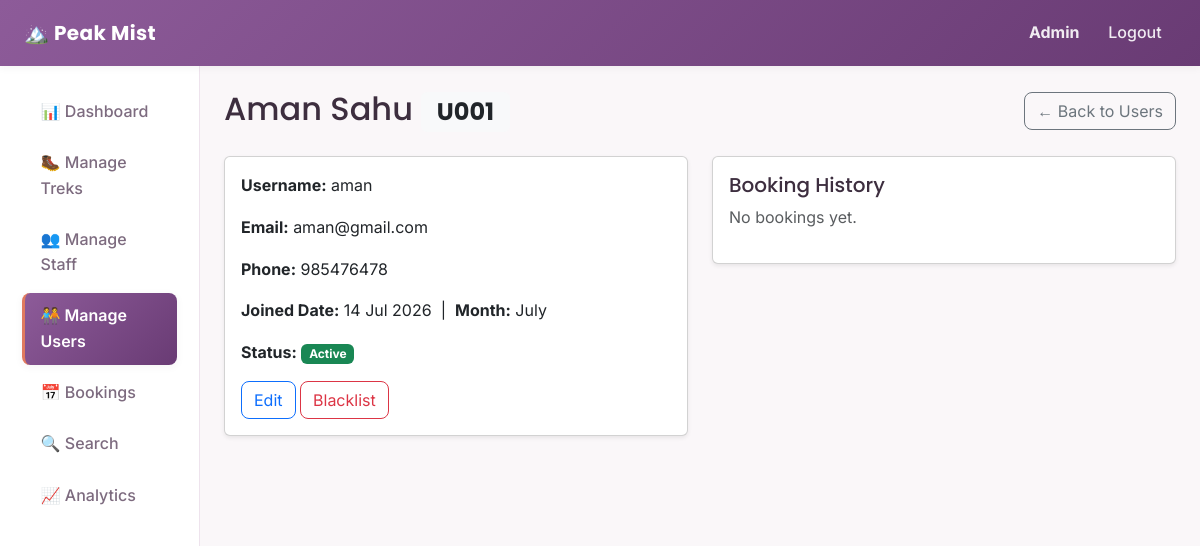
The page /admin/users/2 (signed in) on the database its author committed.
### backend/models.py (models this page shows, shortened)
class User(db.Model, UserMixin):
    __tablename__ = "users"
    id = db.Column(db.Integer, primary_key=True)
    username = db.Column(db.String(80), unique=True, nullable=False)
    password_hash = db.Column(db.String(200), nullable=False)
    full_name = db.Column(db.String(120), nullable=False)
    email = db.Column(db.String(120), unique=True, nullable=False)
    phone = db.Column(db.String(20), nullable=True)
    role = db.Column(db.String(20), nullable=False, default="user")
    is_blacklisted = db.Column(db.Boolean, default=False, nullable=False)
    created_at = db.Column(db.DateTime, default=datetime.utcnow)
    staff_profile = db.relationship(
        "StaffProfile",
        backref="user",
        uselist=False,
        cascade="all, delete-orphan"
    )
    bookings = db.relationship(
        "Booking",
        backref="user",
        cascade="all, delete-orphan"
    )

### backend/routes.py (the view)
@admin_bp.route("/users/<int:user_id>")
@login_required
@role_required("admin")
def user_detail(user_id):
    target_user = User.query.filter_by(id=user_id, role="user").first_or_404()
    _assign_scoped_user_ids([target_user])
    return render_template("admin/user_detail.html", user=target_user)

### backend/routes.py (called while the page is built)
def role_required(*allowed_roles):
    def decorator(view_function):
        @wraps(view_function)
        def wrapped_view(*args, **kwargs):
            if current_user.role not in allowed_roles:
                abort(403)
            return view_function(*args, **kwargs)
        return wrapped_view
    return decorator

def _assign_scoped_user_ids(users):
    ordered = User.query.filter_by(role="user").order_by(User.id).all()
    rank_by_id = {u.id: i for i, u in enumerate(ordered, start=1)}
    for u in users:
        u.scoped_display_id = f"U{rank_by_id.get(u.id, 0):03d}"
    return users

### templates/admin/user_detail.html (shortened to what this page needs)
{% extends "layout_dashboard.html" %}
{% import "admin/_status_badge.html" as badges %}
{% set active_page = 'users' %}
{% block content %}
<div class="d-flex justify-content-between align-items-center mb-4">
    <h2 class="mb-0">{{ user.full_name }} <span class="badge bg-light text-dark">{{ user.scoped_display_id }}</span></h2>
    <a href="{{ url_for('admin.users_list') }}" class="btn btn-outline-secondary">&larr; Back to Users</a>
</div>
<div class="row">
    <div class="col-md-6">
        <div class="card shadow-sm mb-4">
            <div class="card-body">
                <p><strong>Username:</strong> {{ user.username }}</p>
                <p><strong>Email:</strong> {{ user.email }}</p>
                <p><strong>Phone:</strong> {{ user.phone or "-" }}</p>
                <p><strong>Joined Date:</strong> {{ user.created_at.strftime('%d %b %Y') if user.created_at else "-" }}
                    &nbsp;|&nbsp;
                    <strong>Month:</strong> {{ user.created_at.strftime('%B') if user.created_at else "-" }}
                </p>
                <p>
                    <strong>Status:</strong>
                    {% if user.is_blacklisted %}
                        <span class="badge bg-danger">Blacklisted</span>
                    {% else %}
                        <span class="badge bg-success">Active</span>
                    {% endif %}
                </p>
                <a href="{{ url_for('admin.edit_user', user_id=user.id) }}" class="btn btn-outline-primary">Edit</a>
                <form method="POST" action="{{ url_for('admin.toggle_blacklist', user_id=user.id) }}" class="d-inline">
                    {% if user.is_blacklisted %}
                        <button type="submit" class="btn btn-outline-success">Un-blacklist</button>
                    {% else %}
                        <button type="submit" class="btn btn-outline-danger">Blacklist</button>
                    {% endif %}
                </form>
            </div>
        </div>
    </div>
    <div class="col-md-6">
        <div class="card shadow-sm">
            <div class="card-body">
                <h5>Booking History</h5>
                {% if user.bookings %}
                    <table class="table table-sm">
                        <thead><tr><th>Trek</th><th>Status</th><th>Date</th></tr></thead>
                        <tbody>
                            {% for booking in user.bookings %}
                            <tr>
                                <td>{{ booking.trek.name }}</td>
                                <td>{{ badges.status_badge(booking.status) }}</td>
                                <td>{{ booking.booking_date.strftime('%d %b %Y') }}</td>
                            </tr>
                            {% endfor %}
                        </tbody>
                    </table>
                {% else %}
                    <p class="text-muted">No bookings yet.</p>
                {% endif %}
            </div>
        </div>
    </div>
</div>
{% endblock %}

### templates/layout_dashboard.html (shortened to what this page needs)
<!DOCTYPE html>
<html lang="en">
<head>
    <link
        href="https://cdnjs.cloudflare.com/ajax/libs/bootstrap/5.3.3/css/bootstrap.min.css"
        rel="stylesheet">
    <link rel="stylesheet" href="{{ url_for('static', filename='css/styles.css') }}">
</head>
<body>
    <nav class="navbar navbar-expand-lg navbar-trek">
        <div class="container-fluid px-4">
            <a class="navbar-brand fw-bold" href="{{ url_for('auth.home') }}">
                🏔️ Peak Mist
            </a>
            <div class="navbar-collapse" id="navMenu">
                <ul class="navbar-nav ms-auto align-items-lg-center">
                    <li class="nav-item">
                        <span class="nav-link">
                            <strong>{{ current_user.full_name }}</strong>
                        </span>
                    </li>
                    <li class="nav-item">
                        <a class="nav-link" href="{{ url_for('auth.logout') }}">Logout</a>
                    </li>
                </ul>
            </div>
        </div>
    </nav>
    <div class="container-fluid">
        <div class="row">
            <nav class="col-md-3 col-lg-2 sidebar">
                <ul class="nav flex-column">
                    {% if current_user.role == 'admin' %}
                        <li class="nav-item">
                            <a class="nav-link {% if active_page == 'dashboard' %}active{% endif %}"
                               href="{{ url_for('admin.dashboard') }}">📊 Dashboard</a>
                        </li>
                        <li class="nav-item">
                            <a class="nav-link {% if active_page == 'treks' %}active{% endif %}"
                               href="{{ url_for('admin.treks') }}">🥾 Manage Treks</a>
                        </li>
                        <li class="nav-item">
                            <a class="nav-link {% if active_page == 'staff' %}active{% endif %}"
                               href="{{ url_for('admin.staff_list') }}">👥 Manage Staff</a>
                        </li>
                        <li class="nav-item">
                            <a class="nav-link {% if active_page == 'users' %}active{% endif %}"
                               href="{{ url_for('admin.users_list') }}">🧑‍🤝‍🧑 Manage Users</a>
                        </li>
                        <li class="nav-item">
                            <a class="nav-link {% if active_page == 'bookings' %}active{% endif %}"
                               href="{{ url_for('admin.bookings_list') }}">📅 Bookings</a>
                        </li>
                        <li class="nav-item">
                            <a class="nav-link {% if active_page == 'search' %}active{% endif %}"
                               href="{{ url_for('admin.search') }}">🔍 Search</a>
                        </li>
                        <li class="nav-item">
                            <a class="nav-link {% if active_page == 'analytics' %}active{% endif %}"
                               href="{{ url_for('admin.analytics') }}">📈 Analytics</a>
                        </li>
                    {% endif %}
                </ul>
            </nav>
            <main class="col-md-9 col-lg-10 p-4">
                {% block content %}{% endblock %}
            </main>
        </div>
    </div>
</body>
</html>

### static/css/styles.css (style rules this page uses)
:root { --sky: #8d5b99; --sky-deep: #693b74; --sky-pale: #f6eef7; --mint: #e07a5f; --mint-deep: #c2593e; --mint-pale: #fdf1ee; --cloud: #ffffff; --cloud-tint: #faf7f9; --line: #eee3ed; --ink: #3d2e3f; --ink-soft: #7d6b7f; --amber: #f4d35e; --coral: #f28482; --lilac: #b5a2e3; --shadow-sm: 0 2px 8px rgba(61, 46, 63, 0.05); --shadow-md: 0 8px 24px rgba(61, 46, 63, 0.08); --shadow-lg: 0 16px 40px rgba(61, 46, 63, 0.12); --radius: 14px; --radius-sm: 8px; }
* { box-sizing: border-box; }
body { background-color: var(--cloud-tint); font-family: "Inter", "Segoe UI", Arial, sans-serif; color: var(--ink); line-height: 1.6; }
h1, h2, h3, h4, h5, h6 { font-family: "Poppins", "Segoe UI", Arial, sans-serif; color: var(--ink); }
a { color: var(--sky-deep); text-decoration: none; }
.navbar-trek { background: linear-gradient(135deg, var(--sky) 0%, var(--sky-deep) 100%) !important; box-shadow: var(--shadow-sm); padding-top: 0.75rem; padding-bottom: 0.75rem; }
.navbar-trek .navbar-brand { color: #ffffff !important; font-family: "Poppins", sans-serif; font-weight: 700; letter-spacing: 0.02em; }
.navbar-trek .nav-link { color: rgba(255, 255, 255, 0.9) !important; font-weight: 500; border-radius: var(--radius-sm); padding: 0.45rem 0.9rem !important; transition: background-color 0.2s ease, color 0.2s ease; }
.btn { border-radius: var(--radius-sm); }
.sidebar { background-color: var(--cloud); border-right: 1px solid var(--line); min-height: calc(100vh - 56px); padding-top: 1.25rem; }
.sidebar .nav-link { display: flex; align-items: center; gap: 0.65rem; color: var(--ink-soft); padding: 0.65rem 1rem; border-radius: var(--radius-sm); margin: 0.15rem 0.6rem; font-weight: 500; border-left: 3px solid transparent; transition: background-color 0.2s ease, color 0.2s ease, border-color 0.2s ease; }
.sidebar .nav-link.active { background: linear-gradient(135deg, var(--sky) 0%, var(--sky-deep) 100%); color: #ffffff; font-weight: 600; border-left-color: var(--mint); box-shadow: var(--shadow-sm); }

### rows shown on the page
User: full_name "Admin"
User: full_name "Aman Sahu", username "aman", email "aman@gmail.com", phone "985476478", created_at "14 Jul 2026", created_at "July"

### other values the page prints
{{ user.scoped_display_id }} "U001"
